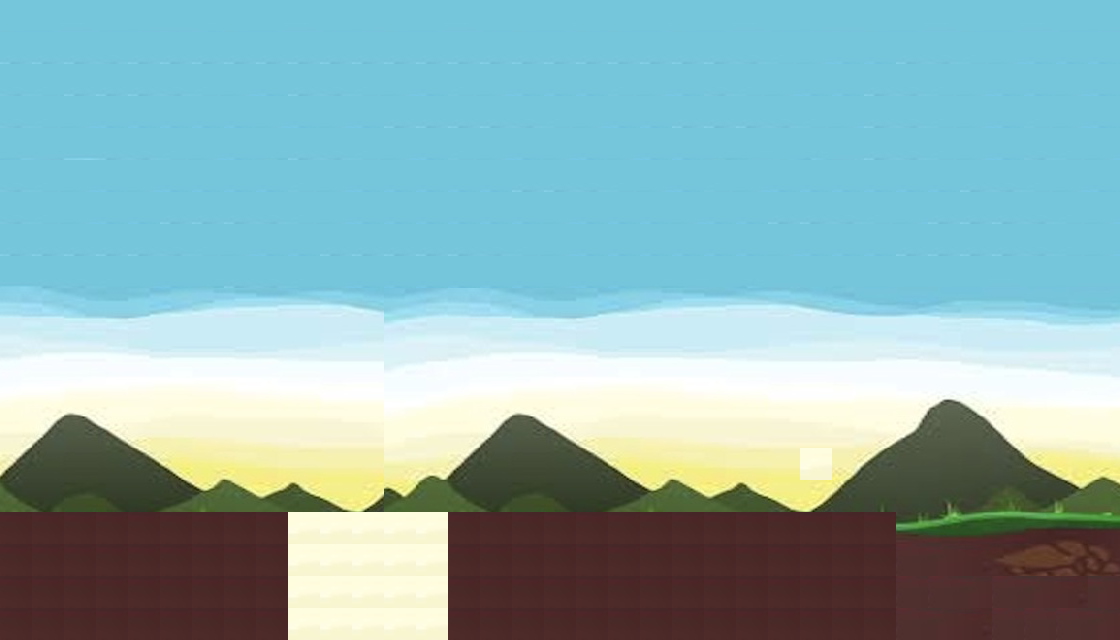

Rendered tile map (Tiled .tmx) drawn with the repository's tilesets; below, a short description and the map source with its tile grids summarised:
An orthogonal 35x20 tile map with 32x32 px tiles, 2 tile layers (mapMain, mapWall), 1 hidden layer not drawn.

<map version="1.0" orientation="orthogonal" width="35" height="20" tilewidth="32" tileheight="32">
 <tileset firstgid="1" name="background2" tilewidth="32" tileheight="32" spacing="1" margin="1">
  <image source="background2.png" width="800" height="340" />
 </tileset>
 <layer name="mapMain" width="35" height="20">
  <data>[700 cells, 700 non-empty, 227 distinct tile ids]</data>
 </layer>
 <layer name="mapWall" width="35" height="20">
  <data>[700 cells, 92 non-empty, 1 distinct tile ids]</data>
 </layer>
 <layer name="mapRoad" width="35" height="20" visible="0">
  <data>[700 cells, 20 non-empty, 1 distinct tile ids]</data>
 </layer>
</map>
